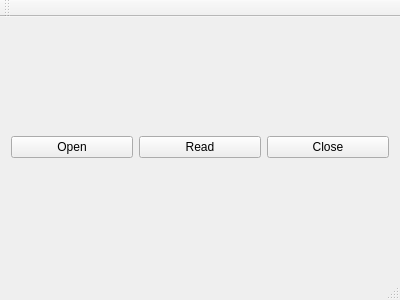
<?xml version="1.0" encoding="UTF-8"?>
<ui version="4.0">
 <class>MainWindow</class>
 <widget class="QMainWindow" name="MainWindow">
  <property name="geometry">
   <rect>
    <x>0</x>
    <y>0</y>
    <width>400</width>
    <height>300</height>
   </rect>
  </property>
  <property name="windowTitle">
   <string>B-Scan</string>
  </property>
  <widget class="QWidget" name="centralWidget">
   <layout class="QGridLayout" name="gridLayout">
    <item row="0" column="0">
     <layout class="QGridLayout" name="gridLayout_2">
      <item row="0" column="0">
       <widget class="QPushButton" name="pbOpen">
        <property name="text">
         <string>Open</string>
        </property>
       </widget>
      </item>
      <item row="0" column="1">
       <widget class="QPushButton" name="pbRead">
        <property name="text">
         <string>Read</string>
        </property>
       </widget>
      </item>
      <item row="0" column="2">
       <widget class="QPushButton" name="pbClose">
        <property name="text">
         <string>Close</string>
        </property>
       </widget>
      </item>
     </layout>
    </item>
   </layout>
  </widget>
  <widget class="QMenuBar" name="menuBar">
   <property name="geometry">
    <rect>
     <x>0</x>
     <y>0</y>
     <width>400</width>
     <height>18</height>
    </rect>
   </property>
  </widget>
  <widget class="QToolBar" name="mainToolBar">
   <attribute name="toolBarArea">
    <enum>TopToolBarArea</enum>
   </attribute>
   <attribute name="toolBarBreak">
    <bool>false</bool>
   </attribute>
  </widget>
  <widget class="QStatusBar" name="statusBar"/>
 </widget>
 <layoutdefault spacing="6" margin="11"/>
 <resources/>
 <connections/>
</ui>
